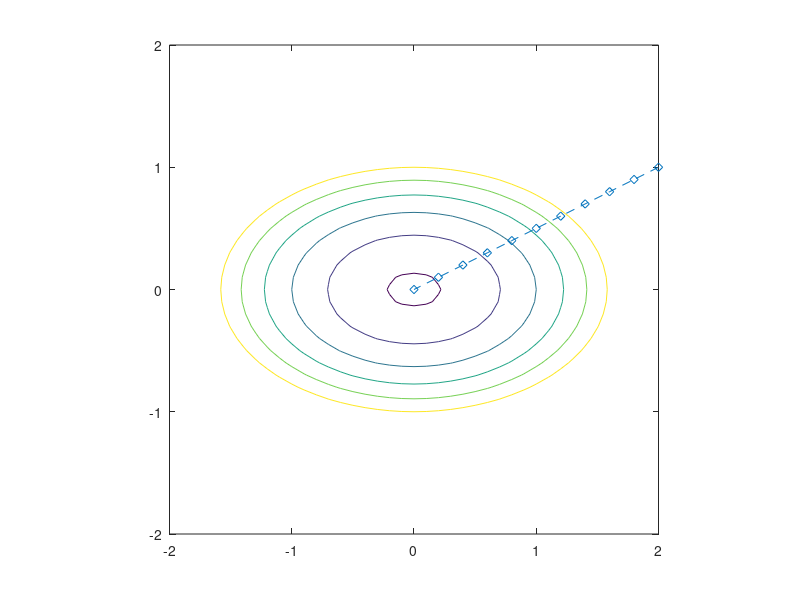

The MATLAB script that drew this image:
clear;   close all;   clc;

% level sets
f = @(x,y) 2*x.^2 + 5*y.^2;
stepsize =  0.1;  % mas chico hace los conjuntos de nivel mas detallados
[X,Y] = meshgrid(-2:stepsize:2)
z = f(X,Y);
niveles = [0.1, 1:5];
contour(X,Y,z, niveles)

axis equal


% example iteration history
hold on
x = [2:-0.2:0];
y = x/2;
plot(x,y,'--d')
hold off
